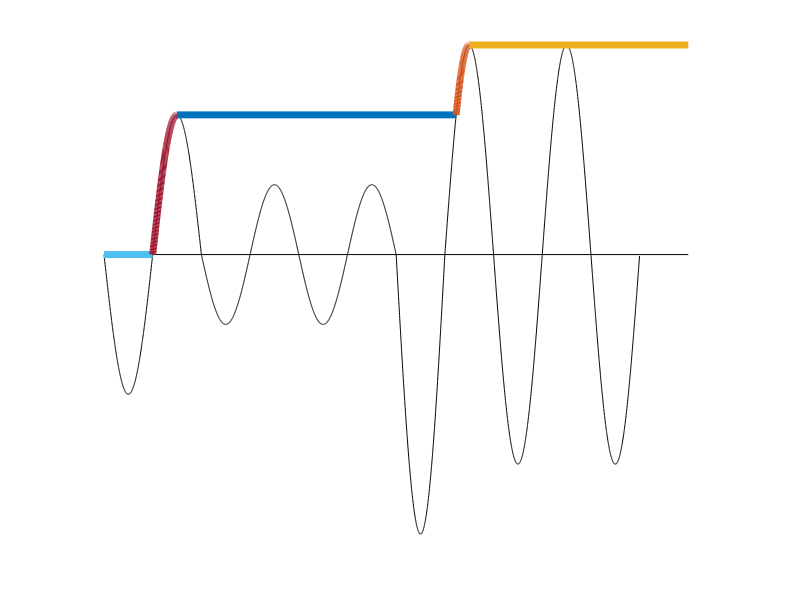
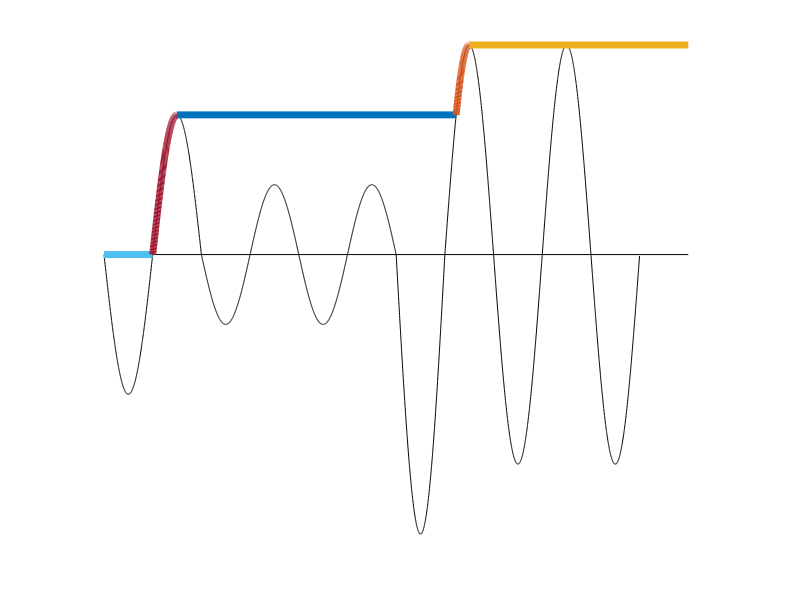

The MATLAB script that drew these images, in order:
## peakDetector
clf;
hold on

t=0:0.01:2*pi;
plot(t,-sin(t),"color","black")
t=2*pi:0.01:6*pi;
plot(t,-0.5*sin(t),"color","black")
t=6*pi:0.01:7*pi;
plot(t,-2*sin(t),"color","black")
t=7*pi:0.01:11*pi;
plot(t,-1.5*sin(t),"color","black")

plot([0,12*pi],[0,0],"color","black")

plot([0,pi],[0,0],"linewidth",5)
t=pi:0.01:1.5*pi;
plot(t,-sin(t),"linewidth",5)
k=7*pi+asin(1/1.5)
plot([1.5*pi,k],[1,1],"linewidth",5)
t=k:0.01:7.5*pi;
plot(t,-1.5*sin(t),"linewidth",5)
plot([7.5*pi,12*pi],[1.5,1.5],"linewidth",5)
%plot([0,10],[0,0])
%plot([5,5],[-3,5])

%plot([1,5],[0,0],"linewidth",5)
%plot([5,5],[0,4],"linewidth",5)

grid off
axis off

print -demf peakDetector.emf
print -deps peakDetector.eps
